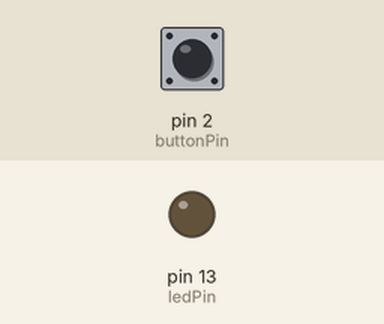
A sketch run on a simulated Arduino Uno, built with avr-gcc and run on an emulated ATmega328P. Parts: output pins drawn as LEDs (lit = HIGH). The test bench sets the inputs (shaded band); at power-on: pin 2 (buttonPin) LOW.

Above: at 1.2 s.
1.3 s: pin 2 (buttonPin) pulled HIGH for 0.15 s
At 1.52 s:
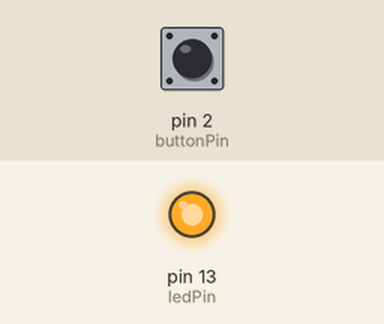
3.0 s: pin 2 (buttonPin) pulled HIGH for 1 s
At 6.0 s:
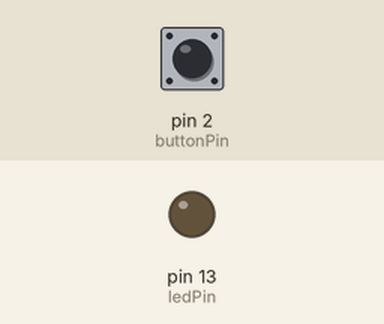
6.5 s: pin 2 (buttonPin) pulled HIGH for 3.2 s
At 10.6 s:
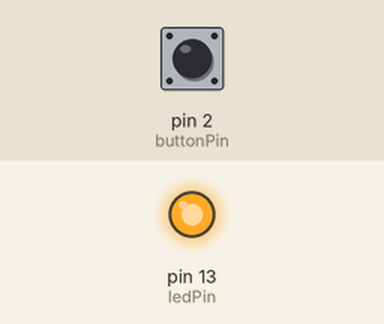
Timing chart, 0 to 14.0 s (numbered marks = the images above; inputs shaded):
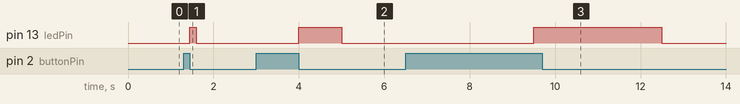

The sketch:

sketch_dec03b.ino
```cpp
const int buttonPin = 2;     // the number of the pushbutton pin
const int ledPin =  13;      // the number of the LED pin

// variables will change:
volatile int buttonState = 0;         // variable for reading the pushbutton status

volatile int pressed = 0;
unsigned long startMillis = 0;
unsigned long currentsMillis = 0;
unsigned long diffMillis = 0;

void setup() {
  // initialize the LED pin as an output:
  pinMode(ledPin, OUTPUT);
  // initialize the pushbutton pin as an input:
  pinMode(buttonPin, INPUT);
  // Attach an interrupt to the ISR vector
  attachInterrupt(0, pin_ISR, CHANGE);
}

void loop() {
  // Nothing here!
  diffMillis = currentsMillis - startMillis;
  if(pressed == 1 && diffMillis < 3000)
  {
    currentsMillis = millis();
  }
  else
  {
    //diffMillis = currentsMillis - startMillis;
    if(diffMillis > 10)
    {
      digitalWrite(ledPin, HIGH);
      delay(diffMillis);
      digitalWrite(ledPin, LOW);
    }

    startMillis = millis();
    currentsMillis = millis();
  }
}

void pin_ISR() {
  buttonState = digitalRead(buttonPin);
  //digitalWrite(ledPin, buttonState);
  if(buttonState == HIGH)
    pressed = 1;
  else
    pressed = 0;
}
```

Measured:
- after the input at 1.3 s, pin 13 (ledPin): LOW → HIGH after 0.15 s, → LOW 0.15 s later
- after the input at 3.0 s, pin 13 (ledPin): LOW → HIGH after 1.0 s, → LOW 1.0 s later
- after the input at 6.5 s, pin 13 (ledPin): LOW → HIGH after 3.0 s, → LOW 3.0 s later
